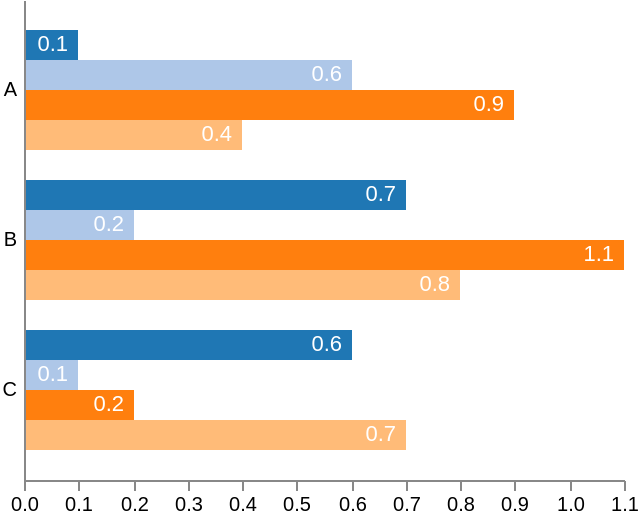

Describe this chart as a Vega-Lite specification.
### Vega specification from a JSON file in a GitHub repository (floating-point values rounded to 4 significant figures)
{"$schema": "https://vega.github.io/schema/vega/v3.json", "width": 300, "height": 240, "data": [{"name": "table", "values": [{"category": "A", "position": 0, "value": 0.1}, {"category": "A", "position": 1, "value": 0.6}, {"category": "A", "position": 2, "value": 0.9}, {"category": "A", "position": 3, "value": 0.4}, {"category": "B", "position": 0, "value": 0.7}, {"category": "B", "position": 1, "value": 0.2}, {"category": "B", "position": 2, "value": 1.1}, {"category": "B", "position": 3, "value": 0.8}, {"category": "C", "position": 0, "value": 0.6}, {"category": "C", "position": 1, "value": 0.1}, {"category": "C", "position": 2, "value": 0.2}, {"category": "C", "position": 3, "value": 0.7}]}], "scales": [{"name": "yscale", "type": "band", "domain": {"data": "table", "field": "category"}, "range": "height", "padding": 0.2}, {"name": "xscale", "type": "linear", "domain": {"data": "table", "field": "value"}, "range": "width", "round": true, "zero": true, "nice": true}, {"name": "color", "type": "ordinal", "domain": {"data": "table", "field": "position"}, "range": {"scheme": "category20"}}], "axes": [{"orient": "left", "scale": "yscale", "ticks": false, "labelPadding": 4, "zindex": 1}, {"orient": "bottom", "scale": "xscale"}], "marks": [{"type": "group", "from": {"facet": {"data": "table", "name": "facet", "groupby": "category"}}, "encode": {"enter": {"y": {"scale": "yscale", "field": "category"}}}, "signals": [{"name": "height", "update": "bandwidth('yscale')"}], "scales": [{"name": "pos", "type": "band", "range": "height", "domain": {"data": "facet", "field": "position"}}], "marks": [{"name": "bars", "from": {"data": "facet"}, "type": "rect", "encode": {"enter": {"y": {"scale": "pos", "field": "position"}, "height": {"scale": "pos", "band": 1}, "x": {"scale": "xscale", "field": "value"}, "x2": {"scale": "xscale", "value": 0}, "fill": {"scale": "color", "field": "position"}}}}, {"type": "text", "from": {"data": "bars"}, "encode": {"enter": {"x": {"field": "x2", "offset": -5}, "y": {"field": "y", "offset": {"field": "height", "mult": 0.5}}, "fill": {"value": "white"}, "align": {"value": "right"}, "baseline": {"value": "middle"}, "text": {"field": "datum.value"}}}}]}]}
